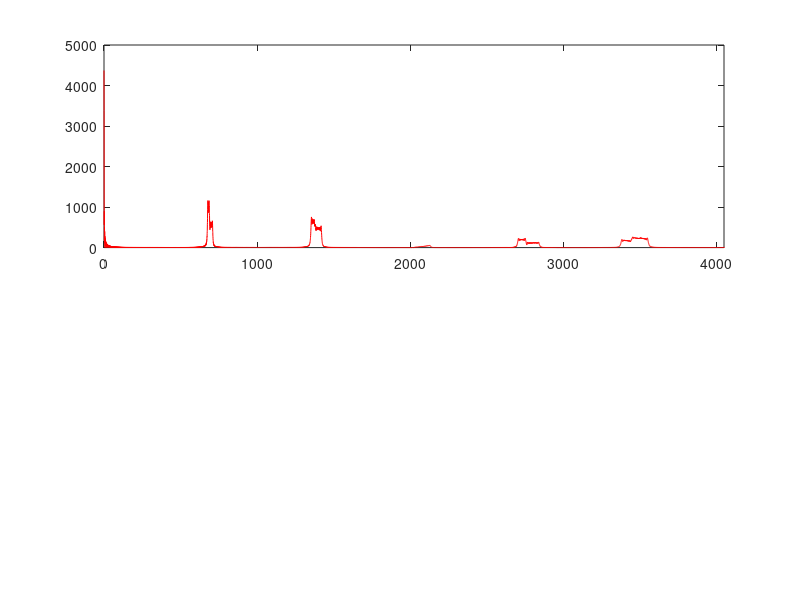

This figure's MATLAB source:
clear all;
close all;
clc;

drawSpeed = 100000;
fs = 44100;
k = 1/fs;

lengthSound = fs*2;

% calculate wavespeed from number of points
Ninit = 31.0;
N = Ninit;

h = 1/N;
c = h/k;

% set physical parameters
rho = 7850;
r = 0.0005;
A = pi * r^2;
Tinit = c^2 * rho * A;

% recalculate h
h = c*k;
N = floor(1/h);
h = 1/N;

lambdaSq = (c*k/h)^2

% initialise states (including boundaries)
uNext = zeros(N+1, 1);
u = zeros(N+1, 1);

% excite
loc = 3/4;
hannRange = floor(N*loc - N/12):floor(N*loc + N/12);
u(hannRange) = hann(length(hannRange));
uPrev = u;

origHLocs = 0:h:1-h;

flag = false;
T = Tinit;

totEnergy1 = [];
kinEnergySave = zeros(N+1, 100);

kinEnergy = zeros(lengthSound, 1);
potEnergy = zeros(lengthSound, 1);
potEnergyBound = zeros(lengthSound, 1);
potEnergyBound2 = zeros(lengthSound, 1);

totEnergy = zeros(lengthSound, 1);

interpolationType = "linear";
uVirtualPrev = 0;
potEnergyRange = 1:N;
changeT = true;
L = 1;
for n = 1:lengthSound
    NPrev = N;
    if changeT
        T = Tinit * (1-0.1*n/lengthSound);
%         T = Tinit * ((1 - (n-10)/10) + 0.5^2 * (n-10)/10);
%         L = 1 + (n-10)/10;
    else
        T = T;
    end
    
    c = sqrt(T / (rho * A));
    h = c * k;
    
    N = round(10000 * L/h) / 10000;
    
    hSave(n) = h;
    hLocs = L:-h:0;
    
    lambdaSq =  c^2 * k^2 / h^2;
    range = 2:N;
  
    if abs(N - NPrev) > 1
        disp('too fast')
    end
    while N > length(uNext) - 1
        uNext = [0;uNext];
        u = [0;u];
        uPrev = [0;uPrev];
    end
    
    if N < NPrev
        uNext = uNext(2:end);
        u = u(2:end);
        uPrev = uPrev(2:end);
    end
      
    if hLocs(end) >= hSave(n)/2
        alpha = (hSave(n) - hLocs(end)) / hLocs(end);
        uVirtual = -alpha * u(1);
    else
        alpha = (2*hLocs(end)) / hSave(n);
        uVirtual = -(alpha * u(1) + (1-alpha) * u(2));
    end
    
    %% full string
    uNext(range) = (2-2*lambdaSq) * u(range) + lambdaSq * (u(range+1) + u(range-1)) - uPrev(range);
    uNext(1) = 2 * u(1) - uPrev(1) + lambdaSq * (u(2) - 2 * u(1) + uVirtual);

%     kinEnergy(n) = rho * A / 2 * h * sum((1/k * (u(range) - uPrev(range))).^2);
%     kinEnergyBound(n) = rho * A / 2 * h * (1/k * (u(1) - uPrev(1)))^2;

%     kinEnergy(n) = rho * A / 2 * h * sum((1/k * (u - uPrev)).^2);
%     potEnergy(n) = T / (2 * h) * sum((u(potEnergyRange+1) - u(potEnergyRange)) .* (uPrev(potEnergyRange+1) - uPrev(potEnergyRange)));
% %     potEnergyBound(n) = (1+alpha) * T / (2 * h) * (u(1) - 0) .* (uPrev(1) - 0);
%     potEnergyBound(n) = T / (2 * h * (Ninit - floor(Ninit))) * (u(1) - 0) * (uPrev(1) - 0);
% %     potEnergyBound(n) = T / (2 * h * (1+alpha)) * (u(1) - uVirtual) * (uPrev(1) - uVirtualPrev);
%     potEnergyBound2(n) = T / (2 * h) * (0 - uVirtual) * (0 - uVirtualPrev);
% %     potEnergyBound(n) = (1 + alpha) * T / (2 * h) * sum((-uVirtual/alpha - 0) .* (-uVirtualPrev/alpha - 0));
%     
%     rOCkinEnergy(n) = rho * A * h / (2*k^3) * sum((uNext - 2 * u + uPrev) .* (uNext - uPrev));
%     rOCpotEnergy(n) = -T / (2 * k * h) * sum((u(range+1) - 2 * u(range) + u(range-1)) .* (uNext(range) - uPrev(range)));
%     rOCboundEnergy(n) = -T / (2 * k * h) * (u(2) - 2 * u(1) + uVirtual) * (uNext(1) - uPrev(1));
%     rOCTotEnergy(n) = rOCkinEnergy(n) + rOCpotEnergy(n) + rOCboundEnergy(n);
%     
%     rOCpotTest(n) = T / (2 * k * h) * sum((uNext(potEnergyRange+1) - uNext(potEnergyRange) - uPrev(potEnergyRange+1) + uPrev(potEnergyRange)) .* (u(potEnergyRange+1) - u(potEnergyRange)));
%     rOCpotTestBound(n) =  T / (2 * k * h) * (uNext(1) - uPrev(1)) * (u(1) - uVirtual);
% 
%     
%     rOCTotEnergyTest(n) = rOCkinEnergy(n) + rOCpotTest(n) + rOCpotTestBound(n);
%     totEnergy(n) = kinEnergy(n) + potEnergy(n) + potEnergyBound(n) + potEnergyBound2(n);
% 
% %     kinEnergy(n) = rho * A / 2 * h * sum((1/k * (u - uPrev)).^2);
%     potEnergy(n) = T / (2 * h) * sum((u(2:N+1) - u(1:N)) .* (uPrev(2:N+1) - uPrev(1:N)));
%     potEnergyBound(n) = 2 * T / (2 * h) * sum((u(1) - 0) .* (uPrev(1) - 0));
%     scaling = ones(N+1, 1);
%     scaling(1) = 0.5;
    
%     rOCpotRange = 2:N;
%     rOCkinEnergy(n) = h * rho * A / (2 * k^3) * sum(scaling .* (uNext - 2 * u + uPrev) .* (uNext - uPrev));
%     rOCpotEnergy(n) = h * T / (2*k*h^2) * sum((u(rOCpotRange+1) - 2 * u(rOCpotRange) + u(rOCpotRange-1))...
%         .* (uNext(rOCpotRange) - uPrev(rOCpotRange)));
%     boundaryEnergy(n) = -T / (4 * k * h)  * (uNext(1) - uPrev(1)) * (u(1) + u(2));
%     
%     totEnergy(n) = kinEnergy(n) + potEnergy(n) + potEnergyBound(n);
        
    if mod(n, drawSpeed) == 0

%         subplot(3,1,1)
%         hold off;
        hold off;
        plot(flip(hLocs), u, '-', 'Linewidth', 1, 'Marker', '.', 'MarkerSize', 20, 'Color', [0,0,1])
        hold on; 
        grid on;
        xlim([0, L])
        ylim([-.6,.6])
%         title("Time step $n = $" + num2str(n) + "  Wave speed $c = $" + num2str(c) + "  No. points $N = $" + num2str(N), 'interpreter', 'latex');
     
        set(gca, 'Fontsize', 16);
        set(gca, 'Linewidth', 1)
        
        if n == 13
            disp("wait")
        end
%         scatter([hLocs(end)-hSave(n), hSave(n)-hLocs(end)], [uVirtual, -uVirtual], 400, 'k', 'o')
%         scatter(hLocs(end)-hSave(n), uVirtual, 'k', 'o')
%         
%         scatter(0, 0, 180, 'k', 'x')
%         text(hLocs(end) + h/8, u(1) - 0.05, '$u_0$', 'interpreter', 'latex', 'Fontsize', 26)
%         text(hLocs(end) + h/8 - h, uVirtual-0.05, '$u_{-1}$', 'interpreter', 'latex', 'Fontsize', 26)
%         text(hLocs(end) + h + h/8, u(2)-0.05, '$u_1$', 'interpreter', 'latex', 'Fontsize', 26)

%         xlim([-1.5*h, 4*h])
%         plot([hLocs(end) - hSave(n), 0], [uVirtual, 0], '--', 'Linewidth', 2, 'Color', 'b');

        if n == 13
            disp("wait")
        end
        
%         plot([hLocs(end) - hSave(n), h-hLocs(end)], [uVirtual, -uVirtual], '--', 'Linewidth', 2, 'Color', 'r');
      
        if n == 13
            disp("wait")
        end
        pause(0.5)
        
        
%         hold on;
%         plot([flip(h1Locs)], u1Plot);
%         scatter(origHLocs, zeros(length(origHLocs),1));
%         scatter(h-hLocs(end), -uVirtual, 18, 'k', 'o')
%         plot([hLocs(end) - hSave(n), h-hLocs(end)], [uVirtual, -uVirtual])
% %         xlim([-1.5*h, 4*h])
%         pause (0.25)
%         subplot(3,1,2)
%         plot(totEnergy(1:n) / totEnergy(1) - 1)
%         hold off;
%         plot(totROCEnergy(1:n))
%         hold on;
%         hold off;
%         plot(rOCkinEnergy(1:n))
%         hold on;
%        
%         plot(rOCpotTest(1:n))
%        plot(rOCTotEnergyTest)
      
%         plot(rOCkinEnergy(1:n))
%         plot(rOCpotEnergy(1:n))
%         plot(boundaryEnergy(1:n));
%         subplot(3,1,3)
%         plot(rOCkinEnergy(1:n) - rOCpotEnergy(1:n))
        drawnow;
    end
    
    uPrev = u;
    u = uNext;
    

    out(n) = uNext(floor(N - 10));
end
subplot(2,1,1)
% plot(out)

outfft = fft(out);
plot([0:lengthSound-1]'*fs/lengthSound, abs(outfft), 'r');
xlim([0 3*c/L])
c/2